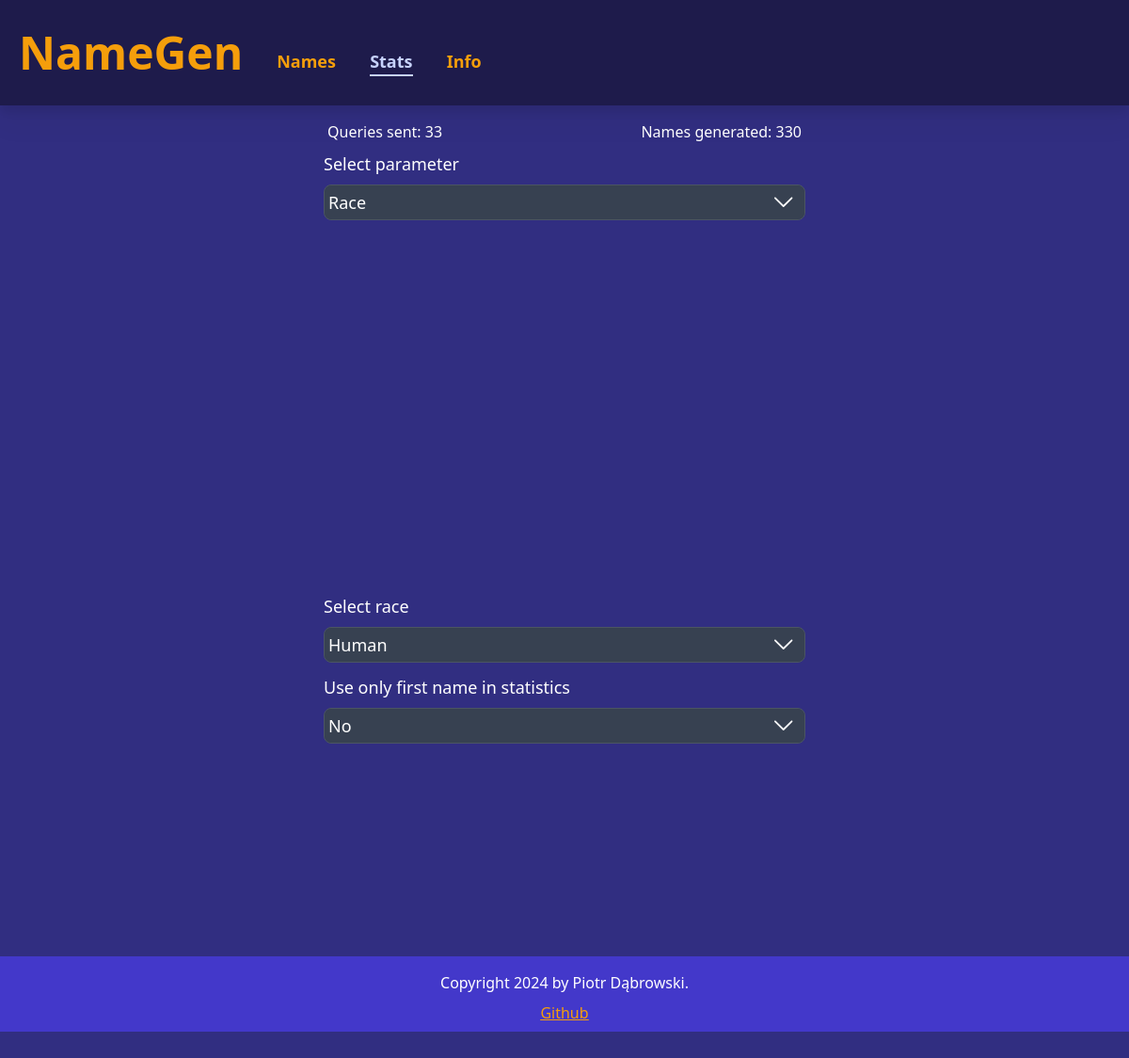
/stats, run on an earlier commit of the app's database.
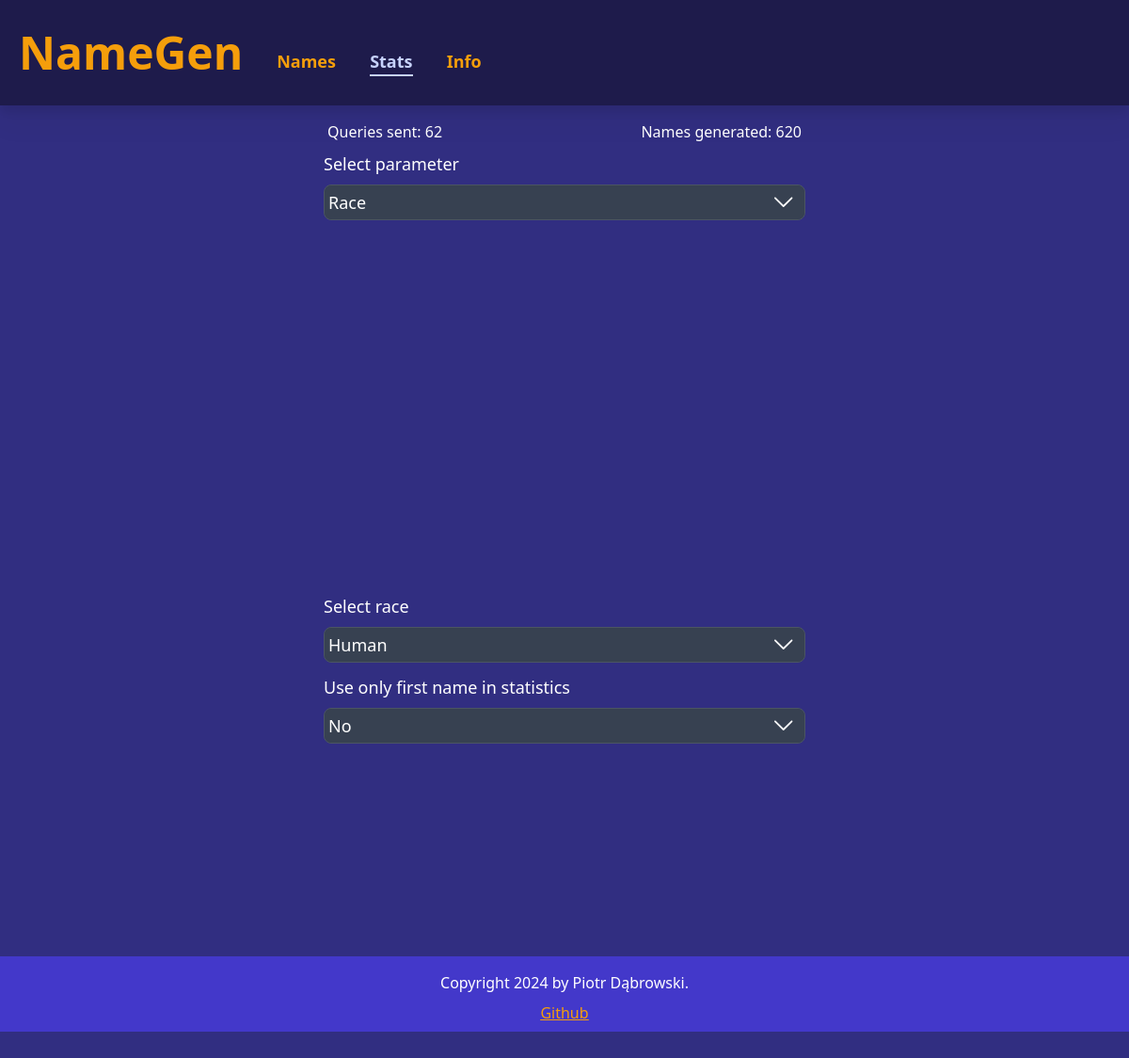
And on a later commit of the database.
### tables this page shows
CREATE TABLE responses (
                        id INTEGER PRIMARY KEY AUTOINCREMENT,
                        name TEXT,
                        requestID INTEGER,
                        timestamp DATETIME DEFAULT CURRENT_TIMESTAMP,
                        FOREIGN KEY(requestID) REFERENCES requests(id)
                    );

### app.py (the view)
@app.route("/stats")
def stats():
    currentSite="Stats"
    races = params['race']
    for i in range(len(paramsNames)):
        paramsNames[i] = paramsNames[i].capitalize()
    conn = dbOps.get_db_connection()
    cursor = conn.cursor()
    queries = cursor.execute(''f'SELECT id from requests order by id desc limit 1''').fetchone()
    names = cursor.execute(''f'SELECT id from responses order by id desc limit 1''').fetchone()
    conn.close()
    queries = queries[0]
    names = names[0]
    return render_template("stats.html",sites=sites, currentSite = currentSite, currentYear=currentYear, paramsNames=paramsNames, names=names, queries=queries, races=races)

### dbOps.py (called while the page is built)
def get_db_connection():
    conn = sqlite3.connect(DATABASE)
    conn.row_factory = sqlite3.Row
    return conn

### templates/stats.html (shortened to what this page needs)
{% extends "layout.html" %}
{% block head %}
{{ super() }}
{% endblock %}
    {% block nav %}
    {{ super() }}
    {% endblock %}
    {% block content1 %}
    <div class="mx-4">
        <div class="max-w-lg mx-auto mb-36 h-screen mt-4">
            <div class="flex flex-row justify-between mx-2 sm:mx-1">
                <p class="inline">
                    Queries sent: {{queries}}
                </p>
                <p class="inline">
                    Names generated: {{names}}
                </p>
            </div>
            <label for="param" id="paramLabel" class="block mx-auto">Select parameter</label>
            <div class="bg-gray-700 border border-gray-600 rounded-lg text-lg mx-auto mb-1 inline-block relative cursor-pointer w-full"
                id="paramDiv">
                <select
                    class="w-full bg-inherit pr-8 p-1 bg-gray-700 cursor-pointer rounded-lg hover:bg-gray-500 transition duration-300 focus:outline-none focus:ring focus:ring-indigo-300"
                    id="paramSelect" name="paramSelect">
                    {% for param in paramsNames %}
                    {%if param !='Optional'%}
                    <option value="{{ param }}">{{ param }}</option>
                    {%endif%}
                    {% endfor %}
                </select>
            </div>
            <div id="pie_chart" class="w-full min-h-96"></div>
            <label for="raceSelect" id="raceLabel" class="block mx-auto">Select race</label>
            <div class="bg-gray-700 border border-gray-600 rounded-lg text-lg mx-auto mb-1 inline-block relative cursor-pointer w-full"
                id="raceDiv">
                <select
                    class="w-full bg-inherit pr-8 p-1 bg-gray-700 cursor-pointer rounded-lg hover:bg-gray-500 transition duration-300 focus:outline-none focus:ring focus:ring-indigo-300"
                    id="raceSelect" name="raceSelect">
                    {% for race in races %}
                    <option value="{{ race }}">{{ race }}</option>
                    {% endfor %}
                </select>
            </div>
            <label for="nameSelect" id="nameLabel" class="block mx-auto">Use only first name in statistics</label>
            <div class="bg-gray-700 border border-gray-600 rounded-lg text-lg mx-auto mb-1 inline-block relative cursor-pointer w-full"
                id="nameDiv">
                <select
                    class="w-full bg-inherit pr-8 p-1 bg-gray-700 cursor-pointer rounded-lg hover:bg-gray-500 transition duration-300 focus:outline-none focus:ring focus:ring-indigo-300"
                    id="nameSelect" name="nameSelect">
                    <option value="No">No</option>
                </select>
            </div>
            <div id="pie_chart2" class="w-full min-h-96">
            </div>
        </div>
    </div>
    {% endblock %}
    {% block footer %}
    {{ super() }}
    {% endblock %}

### templates/layout.html (shortened to what this page needs)
<!doctype html>
<html>
<head>
    {% block head %}
    <link href="{{url_for('static',filename='css/output.css')}}" rel="stylesheet">
    {% endblock %}
</head>
<body class="bg-indigo-900 font-sans relative">
    <div id="nav" class="bg-indigo-950 text-white h-28 flex items-center drop-shadow-xl">
        {% block nav %}
        <h1 class="text-amber-500 text-5xl font-bold mx-5 select-none">
            <a href="{{url_for('names')}}">NameGen</a>
        </h1>
        <div class="mt-5">
            {%for site in sites%}
            <a class='inline-block group mx-1 sm:mx-4 text-amber-500 font-semibold text-lg transition-all duration-300 rounded-lg
            {% if site == currentSite %}
              text-indigo-200
            {% else %}
             hover:text-indigo-200
            {% endif %}' href="{{ url_for(site|lower) }}">
                {{ site }}
                <span
                    class="block max-w-0 {% if site == currentSite %}max-w-full{% else %}group-hover:max-w-full{% endif %} transition-all duration-500 h-0.5 bg-indigo-200"></span>
            </a>
            {%endfor%}
        </div>
        {%endblock %}
    </div>
    <div id="content" class="bg-indigo-900 text-white block h-fit">{% block content1 %}{% endblock %}</div>
    <div id="footer" class="bg-indigo-700 text-white text-center absolute bottom-0 w-full">
        {% block footer %}
        <p class="pt-4 pb-2">Copyright {{currentYear}} by Piotr Dąbrowski.</p>
        <p class="pb-2 text-amber-500 underline"><a href="https://github.com/Varatan/LicencjatAI">Github</a></p>
        {% endblock %}
    </div>
</body>
</html>

### templates/layout.html (style rules this page uses)
:root { color-scheme: dark; }
html { scroll-behavior: smooth; }

What changed in the data, as far as the page shows it:
no longer on this page (row unchanged): responses: id "330"
added responses: id "620"
Also different on the page:
{{ queries }}: "33" → "62"
